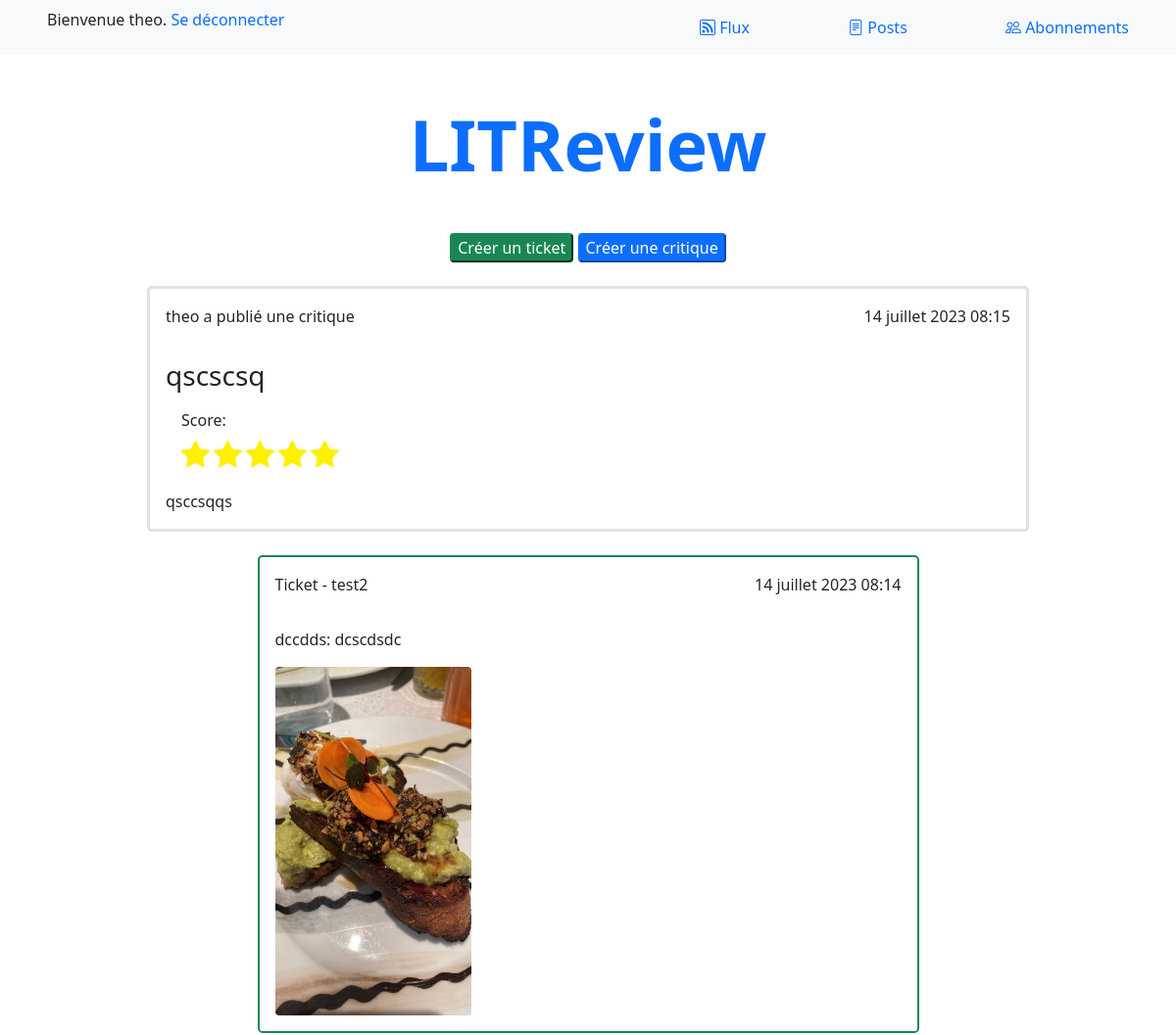
The page /flux/ (signed in, upper part) on the database as committed earlier.
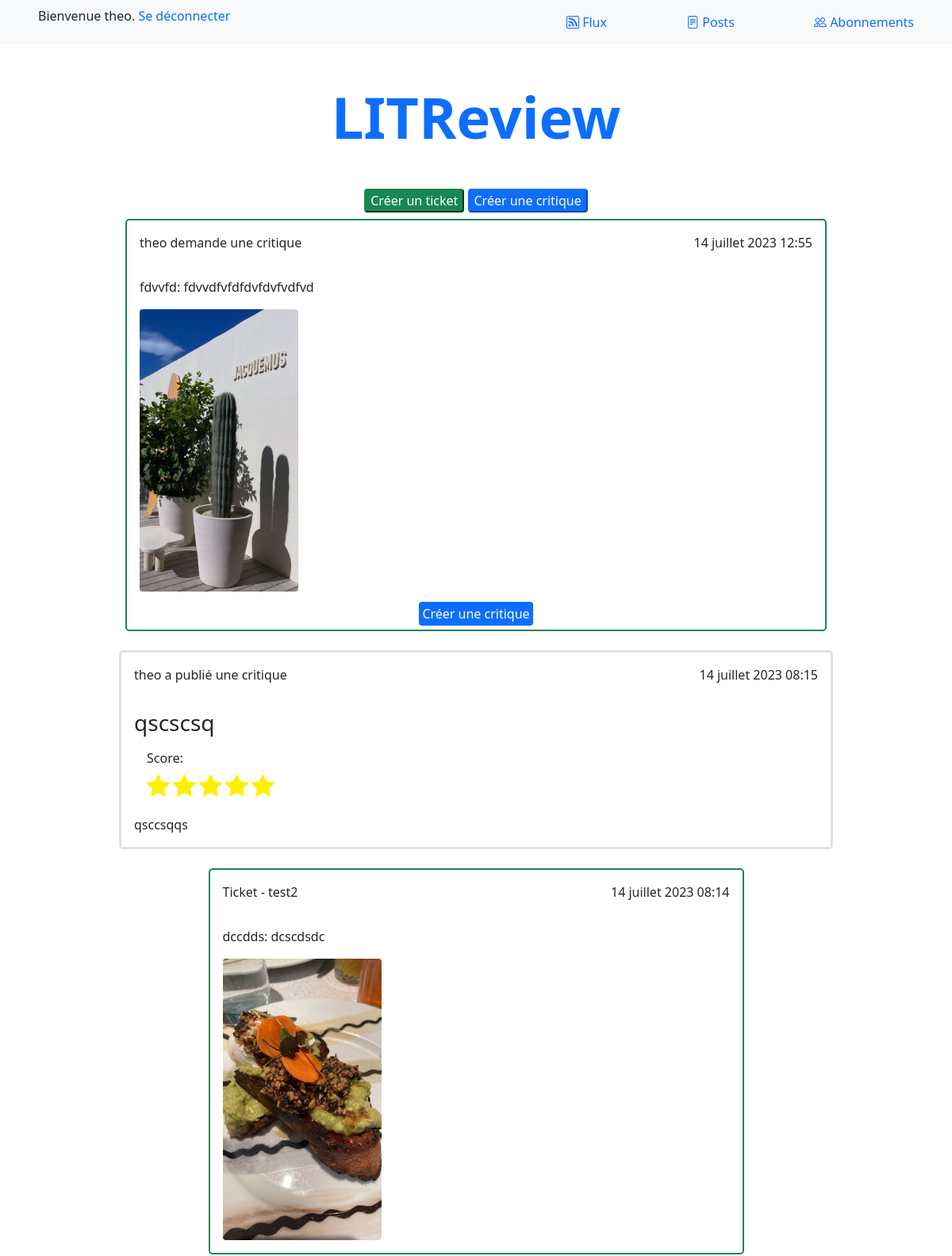
The same page on the database as committed later.
### authentication/models.py (models this page shows)
class User(AbstractUser):
    pass

### website/models.py (models this page shows, shortened)
class Review(models.Model):
    objects = models.Manager()
    ticket = models.ForeignKey(Ticket, on_delete=models.CASCADE)
    rating = models.PositiveSmallIntegerField(validators=[MinValueValidator(0), MaxValueValidator(5)])
    headline = models.CharField(max_length=128)
    body = models.TextField(max_length=8192, blank=True)
    user = models.ForeignKey(settings.AUTH_USER_MODEL, on_delete=models.CASCADE)
    time_created = models.DateTimeField(auto_now_add=True)

class Ticket(models.Model):
    objects = models.Manager()
    title = models.CharField(max_length=128, db_index=True)
    description = models.TextField(max_length=2048, blank=True)
    user = models.ForeignKey(settings.AUTH_USER_MODEL, on_delete=models.CASCADE)
    image = models.ImageField(null=True, blank=True)
    time_created = models.DateTimeField(auto_now_add=True)

### website/views.py (the view)
# urls.py: path('flux/', website.views.flux, name='flux'),
@login_required
def flux(request):
    users_followed_ids = UserFollows.objects.filter(user=request.user).values_list('followed_user', flat=True)
    reviews_followed = Review.objects.filter(user__in=users_followed_ids)
    tickets_user_and_followed = Ticket.objects.filter(user__in=[request.user] + list(users_followed_ids))
    reviews_from_tickets = Review.objects.filter(ticket__in=tickets_user_and_followed)
    reviews_user = Review.objects.filter(user=request.user).exclude(pk__in=reviews_from_tickets)
    reviews_user = reviews_user.annotate(content_type=Value('REVIEW', CharField()))
    reviews_followed = reviews_followed.annotate(content_type=Value('REVIEW', CharField()))
    reviews_from_tickets = reviews_from_tickets.annotate(content_type=Value('REVIEW', CharField()))
    tickets_already_answer = Ticket.objects.filter(review__in=reviews_followed)
    posts = sorted(chain(reviews_user, reviews_followed, reviews_from_tickets, tickets_user_and_followed),
                   key=lambda post: post.time_created, reverse=True)
    return render(request, 'website/flux.html', context={'posts': posts, 'tickets_already_answer': tickets_already_answer})

### website/templates/website/flux.html (shortened to what this page needs)
{% extends 'base.html' %}
{% block content %}
<section>
    <button class="btn-success rounded" onclick="window.location.href = '{% url 'create_ticket' %}';">
        Créer un ticket
    </button>
    <button class="btn-primary rounded" onclick="window.location.href = '{% url 'create_review' %}';">
        Créer une critique
    </button>
</section>
<section>
    {% for post in posts %}
        {% if post.content_type == 'REVIEW' %}
            <div class="border border-3 rounded-3 my-4">
                <div class="d-flex justify-content-between m-3">
                    <p>{{ post.user }} a publié une critique</p>
                    <p>{{ post.time_created }}</p>
                </div>
                <h3 class="text-start m-3">{{ post.headline }}</h3>
                <div class="text-start mx-3">
                    {% with filled_stars=post.rating %}
                        <p class="text-start mx-3 mb-0">Score:</p>
                        <div class="text-start mx-3">
                            {% for _ in '12345'|make_list %}
                                {% if forloop.counter <= filled_stars %}
                                    <i class="bi bi-star-fill" style="font-size: 1.8rem; color: #FFF000;"></i>
                                {% else %}
                                    <i class="bi bi-star" style="font-size: 1.8rem; color: #FFF000;"></i>
                                {% endif %}
                            {% endfor %}
                        </div>
                    {% endwith %}
                </div>
                <p class="text-start m-3">{{ post.body }}</p>
            </div>
            <div class="border border-success border-2 rounded-3 m-2 w-75 mx-auto">
                <div class="d-flex justify-content-between m-3">
                    <p>Ticket - {{ post.ticket.user }}</p>
                    <p>{{ post.ticket.time_created }}</p>
                </div>
                <div>
                    <p class="text-start m-3">{{ post.ticket.title }}: {{ post.ticket.description }}</p>
                    {% if post.ticket.image %}
                        <img src="{{ post.ticket.image.url }}" class="d-flex justify-content-between m-3 rounded" style="width: 200px; height: auto;">
                    {% endif %}
                </div>
            </div>
        {% else %}
            <div class="border border-success border-2 rounded-3 m-2 pb-2">
                <div class="d-flex justify-content-between m-3">
                    <p>{{ post.user }} demande une critique</p>
                    <p>{{ post.time_created }}</p>
                </div>
                <p class="text-start m-3">{{ post.title }}: {{ post.description }}</p>
                {% if post.image %}
                    <img src="{{ post.image.url }}" class="d-flex justify-content-between m-3 rounded" style="width: 200px; height: auto;">
                {% endif %}
                {% if post not in tickets_already_answer %}
                    <a href="{% url 'create_review_from_ticket' post.id %}" class="text-decoration-none btn-primary rounded p-1">Créer une critique</a>
                {% endif %}
            </div>
        {% endif %}
    {% endfor %}
</section>
{% endblock %}

### templates/base.html (shortened to what this page needs)
<!DOCTYPE html>
<html lang="fr">
<head>
    <link rel="stylesheet" href="https://cdn.jsdelivr.net/npm/bootstrap-icons@1.8.3/font/bootstrap-icons.css">
    <link href="https://cdn.jsdelivr.net/npm/bootstrap@5.0.2/dist/css/bootstrap.min.css" rel="stylesheet"
>
</head>
<body>
    <header>
        {% if user.is_authenticated %}
        <nav class="navbar navbar-light bg-light d-flex justify-content-between">
            <p class="mx-5">Bienvenue {{request.user}}.
            <a class="text-decoration-none" href="{% url 'logout' %}">Se déconnecter</a></p>
            <div>
                <a class="text-decoration-none mx-5" href="{% url 'flux' %}"><i class="bi bi-rss"></i> Flux</a>
                <a class="text-decoration-none mx-5" href="{% url 'posts' %}"><i class="bi bi-file-text"></i> Posts</a>
                <a class="text-decoration-none mx-5" href="{% url 'follow_users' %}"><i class="bi bi-people"></i> Abonnements</a>
            </div>
        </nav>
        {% endif %}
        <h1 class="my-5 text-primary display-2 text-center fw-bold">LITReview</h1>
    </header>
    <section class="mx-auto w-75 text-center">
        {% block content %}
        {% endblock %}
    </section>
</body>
</html>

Rows that differ between the two databases and show on the page:
added Ticket: user "theo", time_created "14 juillet 2023 12:55", title "fdvvfd", description "fdvvdfvfdfdvfdvfvdfvd", image (picture), shows "Créer une critique"
